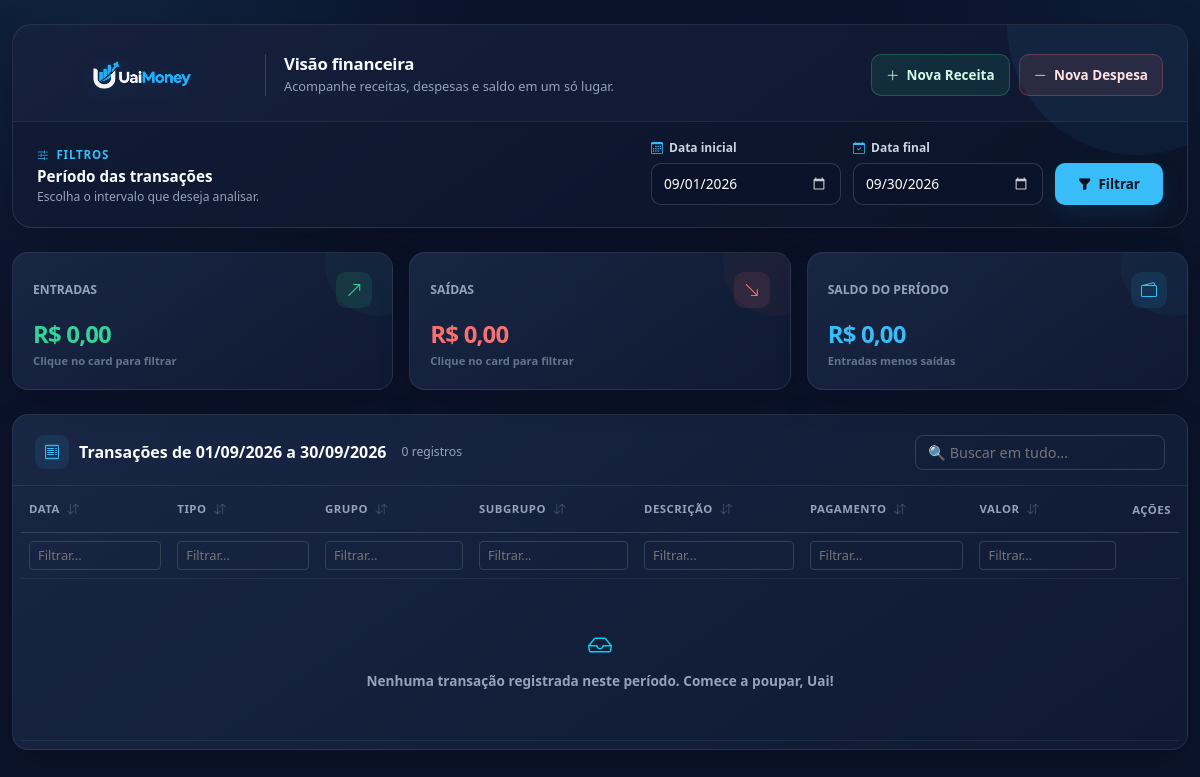
Before: /view/dashboard.php with the older database file.
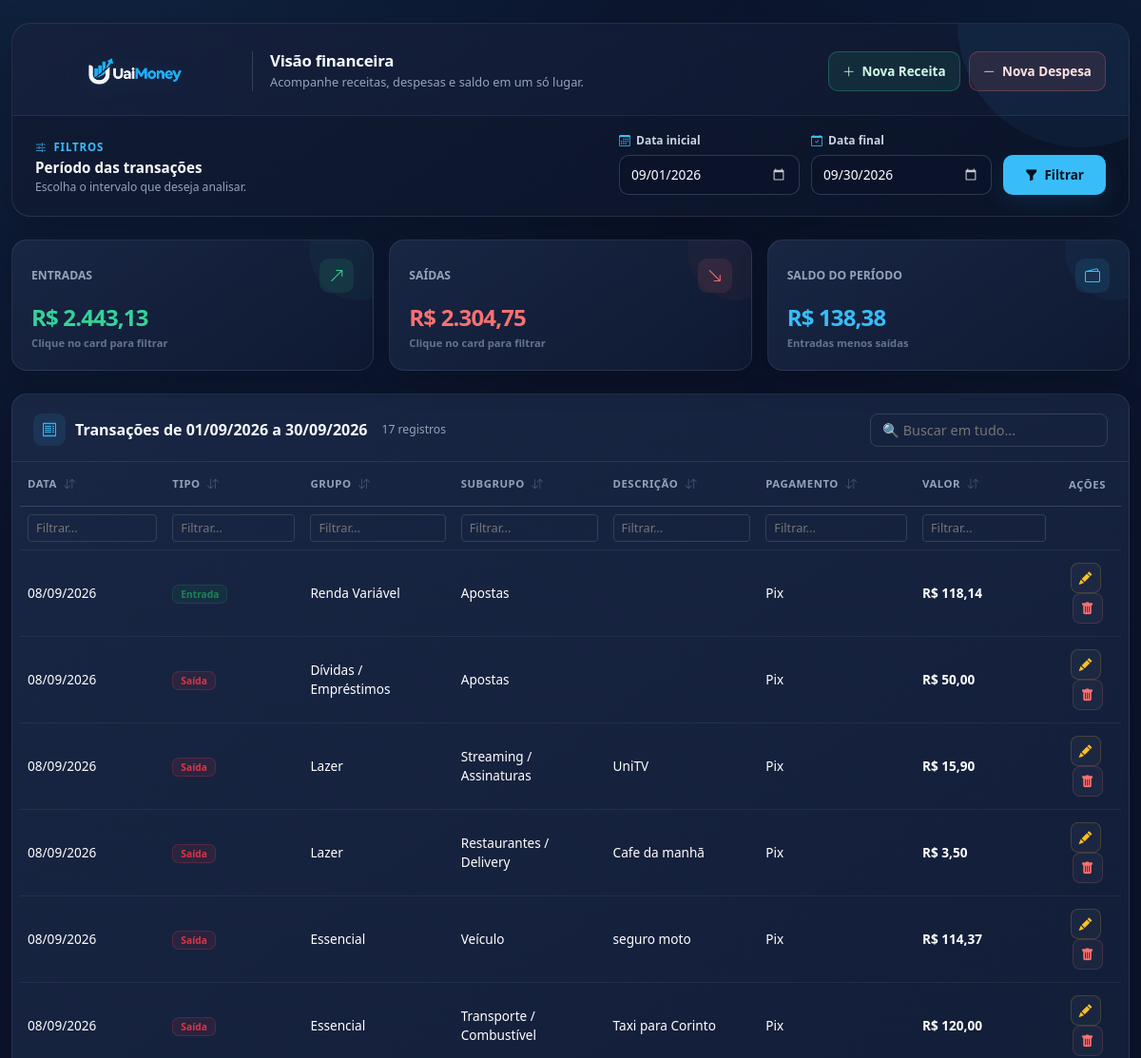
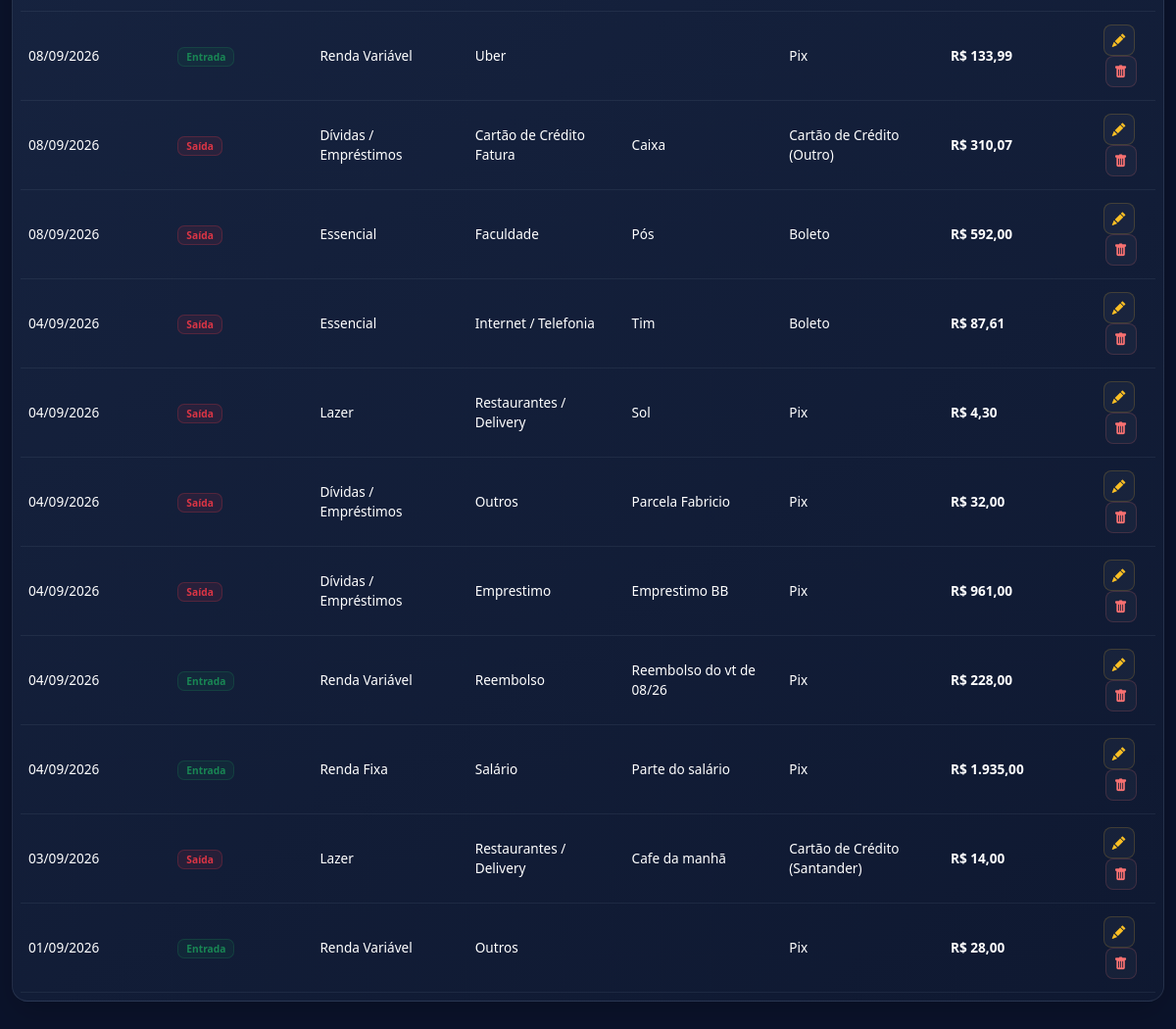
After: the same page with the newer database file (2 pictures, top to bottom).
### tables this page shows
CREATE TABLE transacoes (
        id INTEGER PRIMARY KEY AUTOINCREMENT,
        tipo TEXT NOT NULL,
        data TEXT NOT NULL,
        valor REAL NOT NULL,
        grupo TEXT,
        subgrupo TEXT NOT NULL,
        forma_pagamento TEXT,
        banco_cartao TEXT,
        descricao TEXT
    , tipo_registro TEXT DEFAULT 'unico', numero_parcela INTEGER DEFAULT 1, total_parcelas INTEGER DEFAULT 1, id_grupo INTEGER);

### view/dashboard.php (the view, shortened to what the changed rows need)
<?php
include '../db/conexao.php';
$entradas = 0;
$saidas = 0;
$saldo = 0;
$transacoes = [];
if (isset($_GET['data_inicio']) && isset($_GET['data_fim'])) {
    $data_inicio = $_GET['data_inicio'];
    $data_fim = $_GET['data_fim'];
    $_SESSION['filtro_data_inicio'] = $data_inicio;
    $_SESSION['filtro_data_fim'] = $data_fim;
} elseif (isset($_SESSION['filtro_data_inicio']) && isset($_SESSION['filtro_data_fim'])) {
    $data_inicio = $_SESSION['filtro_data_inicio'];
    $data_fim = $_SESSION['filtro_data_fim'];
} else {
    $data_inicio = date('Y-m-01');
    $data_fim = date('Y-m-t');
}
try {
    $sql = "SELECT * FROM transacoes
            WHERE data >= :data_inicio AND data <= :data_fim
            AND IFNULL(tipo_registro, 'unico') != 'pai'
            ORDER BY data DESC, id DESC";
    $stmt = $pdo->prepare($sql);
    $stmt->execute([':data_inicio' => $data_inicio, ':data_fim' => $data_fim]);
    $transacoes = $stmt->fetchAll(PDO::FETCH_ASSOC);
    foreach ($transacoes as $t) {
        if ($t['tipo'] === 'Entrada') {
            $entradas += $t['valor'];
        } else {
            $saidas += $t['valor'];
        }
    }
    $saldo = $entradas - $saidas;
} catch (Exception $e) {
    $erro = "Erro ao carregar transações: " . $e->getMessage();
}
?>
<!DOCTYPE html>
<html lang="pt-BR">
<head>
    <link href="https://cdn.jsdelivr.net/npm/bootstrap@5.3.0/dist/css/bootstrap.min.css" rel="stylesheet">
    <link rel="stylesheet" href="https://cdn.jsdelivr.net/npm/bootstrap-icons@1.10.5/font/bootstrap-icons.css">
    <link rel="stylesheet" href="../css/style.css">
</head>
<body>
    <div class="container container-dashboard mt-4 mb-5">
        <section class="dashboard-toolbar mb-4">
            <div class="toolbar-top">
                <div class="brand-area">
                    <div class="brand-copy">
                        <h1 class="dashboard-title">Visão financeira</h1>
                    </div>
                </div>
            </div>
            <form method="GET" class="filter-bar">
                <div class="filter-intro">
                    <h2 class="filter-intro-title">Período das transações</h2>
                </div>
            </form>
        </section>
        <div class="row g-3 mb-4">
            <div class="col-md-4">
                <div class="card-custom summary-card card-clicavel texto-verde" id="card-entradas" onclick="filtrarTabela('Entrada')" title="Clique para ver apenas Entradas">
                    <div class="summary-top">
                        <span class="texto-auxiliar text-uppercase">Entradas</span>
                        <span class="summary-icon summary-icon-success"><i class="bi bi-arrow-up-right"></i></span>
                    </div>
                    <h3 class="summary-value texto-verde">R$ <?php echo number_format($entradas, 2, ',', '.'); ?></h3>
                    <div class="summary-help">Clique no card para filtrar</div>
                </div>
            </div>
            <div class="col-md-4">
                <div class="card-custom summary-card card-clicavel texto-vermelho" id="card-saidas" onclick="filtrarTabela('Saída')" title="Clique para ver apenas Saídas">
                    <div class="summary-top">
                        <span class="texto-auxiliar text-uppercase">Saídas</span>
                        <span class="summary-icon summary-icon-danger"><i class="bi bi-arrow-down-right"></i></span>
                    </div>
                    <h3 class="summary-value texto-vermelho">R$ <?php echo number_format($saidas, 2, ',', '.'); ?></h3>
                    <div class="summary-help">Clique no card para filtrar</div>
                </div>
            </div>
            <div class="col-md-4">
                <div class="card-custom summary-card texto-azul">
                    <div class="summary-top">
                        <span class="texto-auxiliar text-uppercase">Saldo do Período</span>
                        <span class="summary-icon summary-icon-primary"><i class="bi bi-wallet2"></i></span>
                    </div>
                    <h3 class="summary-value texto-azul">R$ <?php echo number_format($saldo, 2, ',', '.'); ?></h3>
                    <div class="summary-help">Entradas menos saídas</div>
                </div>
            </div>
        </div>
        <div class="card-custom transaction-card">
            <div class="transaction-header" style="display: flex; justify-content: space-between; align-items: center; flex-wrap: wrap; gap: 15px;">
                <div style="display: flex; align-items: center; gap: 15px;">
                    <h4 class="transaction-title" id="titulo-tabela" style="margin: 0;">
                        <span class="transaction-title-icon"><i class="bi bi-receipt"></i></span>
                        <span>Transações de <?php echo date('d/m/Y', strtotime($data_inicio)); ?> a <?php echo date('d/m/Y', strtotime($data_fim)); ?></span>
                    </h4>
                    <span class="transaction-count">
                        <?php echo count($transacoes); ?> <?php echo count($transacoes) === 1 ? 'registro' : 'registros'; ?>
                    </span>
                </div>
            </div>
            <div class="table-wrapper">
                <div class="table-responsive">
                    <table class="table align-middle table-hover" id="tabelaTransacoes">
                        <thead>
                            <tr>
                                <th class="col-sortable" onclick="ordenarTabela(0)">Data <i class="bi bi-arrow-down-up icone-sort"></i></th>
                                <th class="col-sortable" onclick="ordenarTabela(1)">Tipo <i class="bi bi-arrow-down-up icone-sort"></i></th>
                                <th class="col-sortable" onclick="ordenarTabela(2)">Grupo <i class="bi bi-arrow-down-up icone-sort"></i></th>
                                <th class="col-sortable" onclick="ordenarTabela(3)">Subgrupo <i class="bi bi-arrow-down-up icone-sort"></i></th>
                                <th class="col-sortable" onclick="ordenarTabela(4)">Descrição <i class="bi bi-arrow-down-up icone-sort"></i></th>
                                <th class="col-sortable" onclick="ordenarTabela(5)">Pagamento <i class="bi bi-arrow-down-up icone-sort"></i></th>
                                <th class="col-sortable" onclick="ordenarTabela(6)">Valor <i class="bi bi-arrow-down-up icone-sort"></i></th>
                                <th class="text-center">Ações</th>
                            </tr>
                            <tr>
                                <td><input type="text" class="input-filtro-coluna" data-col="0" placeholder="Filtrar..." onkeyup="aplicarFiltros()"></td>
                                <td><input type="text" class="input-filtro-coluna" data-col="1" placeholder="Filtrar..." onkeyup="aplicarFiltros()"></td>
                                <td><input type="text" class="input-filtro-coluna" data-col="2" placeholder="Filtrar..." onkeyup="aplicarFiltros()"></td>
                                <td><input type="text" class="input-filtro-coluna" data-col="3" placeholder="Filtrar..." onkeyup="aplicarFiltros()"></td>
                                <td><input type="text" class="input-filtro-coluna" data-col="4" placeholder="Filtrar..." onkeyup="aplicarFiltros()"></td>
                                <td><input type="text" class="input-filtro-coluna" data-col="5" placeholder="Filtrar..." onkeyup="aplicarFiltros()"></td>
                                <td><input type="text" class="input-filtro-coluna" data-col="6" placeholder="Filtrar..." onkeyup="aplicarFiltros()"></td>
                                <td></td>
                            </tr>
                        </thead>
                        <tbody>
                            <?php if (count($transacoes) > 0): ?>
                                <?php foreach ($transacoes as $t): ?>
                                    <tr class="linha-transacao" data-tipo="<?php echo $t['tipo']; ?>">
                                        <td><?php echo date('d/m/Y', strtotime($t['data'])); ?></td>
                                        <td>
                                            <?php if ($t['tipo'] == 'Entrada'): ?>
                                                <span class="badge bg-success bg-opacity-10 text-success border border-success border-opacity-25 px-2 py-1">Entrada</span>
                                            <?php else: ?>
                                                <span class="badge bg-danger bg-opacity-10 text-danger border border-danger border-opacity-25 px-2 py-1">Saída</span>
                                            <?php endif; ?>
                                        </td>
                                        <td><?php echo htmlspecialchars($t['grupo']); ?></td>
                                        <td><?php echo htmlspecialchars($t['subgrupo']); ?></td>
                                        <td>
                                            <?php echo htmlspecialchars($t['descricao']); ?>
                                        </td>
                                        <td>
                                            <?php
                                            echo htmlspecialchars($t['forma_pagamento'] ?? '');
                                            if (!empty($t['banco_cartao'])) {
                                                echo " (" . htmlspecialchars($t['banco_cartao']) . ")";
                                            }
                                            ?>
                                        </td>
                                        <td class="<?php echo ($t['tipo'] == 'Entrada') ? 'texto-verde' : 'texto-vermelho'; ?>">
                                            R$ <?php echo number_format($t['valor'], 2, ',', '.'); ?>
                                        </td>
                                        <td class="text-center">
                                            <a href="../acoes/editar.php?id=<?php echo $t['id']; ?>" class="btn-action-edit me-1" title="Editar">
                                                <i class="bi bi-pencil-fill"></i>
                                            </a>
                                            <a href="../acoes/deletar.php?id=<?php echo $t['id']; ?>" class="btn-action-delete" title="Apagar" onclick="return confirm('Tem certeza de que quer apagar este registro, Uai?');">
                                                <i class="bi bi-trash-fill"></i>
                                            </a>
                                        </td>
                                    </tr>
                                <?php endforeach; ?>
                            <?php else: ?>
                                <tr>
                                    <td colspan="8" class="text-center texto-auxiliar p-5">
                                        <i class="bi bi-inbox d-block fs-4 mb-2 text-info"></i>
                                        Nenhuma transação registrada neste período. Comece a poupar, Uai!
                                    </td>
                                </tr>
                            <?php endif; ?>
                        </tbody>
                    </table>
                </div>
            </div>
        </div>
    </div>
</body>
</html>

Changed rows visible on the page:
added transacoes: data "08/09/2026", tipo "Entrada", grupo "Renda Variável", subgrupo "Apostas", forma_pagamento "Pix", valor "118,14"
added transacoes: data "08/09/2026", tipo "Saída", grupo "Dívidas / Empréstimos", subgrupo "Apostas", forma_pagamento "Pix", valor "50,00"
added transacoes: data "08/09/2026", tipo "Saída", grupo "Lazer", subgrupo "Streaming / Assinaturas", descricao "UniTV", forma_pagamento "Pix", valor "15,90"
added transacoes: data "08/09/2026", tipo "Saída", grupo "Lazer", subgrupo "Restaurantes / Delivery", descricao "Cafe da manhã", forma_pagamento "Pix", valor "3,50"
added transacoes: data "08/09/2026", tipo "Saída", grupo "Essencial", subgrupo "Veículo", descricao "seguro moto", forma_pagamento "Pix", valor "114,37"
added transacoes: data "08/09/2026", tipo "Saída", grupo "Essencial", subgrupo "Transporte / Combustível", descricao "Taxi para Corinto", forma_pagamento "Pix", valor "120,00"
added transacoes: data "08/09/2026", tipo "Entrada", grupo "Renda Variável", subgrupo "Uber", forma_pagamento "Pix", valor "133,99"
added transacoes: data "08/09/2026", tipo "Saída", grupo "Dívidas / Empréstimos", subgrupo "Cartão de Crédito Fatura", descricao "Caixa", forma_pagamento "Cartão de Crédito", banco_cartao "Outro", valor "310,07"
added transacoes: data "08/09/2026", tipo "Saída", grupo "Essencial", subgrupo "Faculdade", descricao "Pós", forma_pagamento "Boleto", valor "592,00"
added transacoes: data "04/09/2026", tipo "Saída", grupo "Essencial", subgrupo "Internet / Telefonia", descricao "Tim", forma_pagamento "Boleto", valor "87,61"
added transacoes: data "04/09/2026", tipo "Saída", grupo "Lazer", subgrupo "Restaurantes / Delivery", descricao "Sol", forma_pagamento "Pix", valor "4,30"
added transacoes: data "04/09/2026", tipo "Saída", grupo "Dívidas / Empréstimos", subgrupo "Outros", descricao "Parcela Fabricio", forma_pagamento "Pix", valor "32,00"
added transacoes: data "04/09/2026", tipo "Saída", grupo "Dívidas / Empréstimos", subgrupo "Emprestimo", descricao "Emprestimo BB", forma_pagamento "Pix", valor "961,00"
added transacoes: data "04/09/2026", tipo "Entrada", grupo "Renda Variável", subgrupo "Reembolso", descricao "Reembolso do vt de 08/26", forma_pagamento "Pix", valor "228,00"
added transacoes: data "04/09/2026", tipo "Entrada", grupo "Renda Fixa", subgrupo "Salário", descricao "Parte do salário", forma_pagamento "Pix", valor "1.935,00"
added transacoes: data "03/09/2026", tipo "Saída", grupo "Lazer", subgrupo "Restaurantes / Delivery", descricao "Cafe da manhã", forma_pagamento "Cartão de Crédito", banco_cartao "Santander", valor "14,00"
added transacoes: data "01/09/2026", tipo "Entrada", grupo "Renda Variável", subgrupo "Outros", forma_pagamento "Pix", valor "28,00"
Other visible differences:
$entradas: "0,00" → "2.443,13"
$saidas: "0,00" → "2.304,75"
$saldo: "0,00" → "138,38"
count($transacoes): "0" → "17"
text no longer shown: "Nenhuma transação registrada neste período. Comece a poupar, Uai!"
